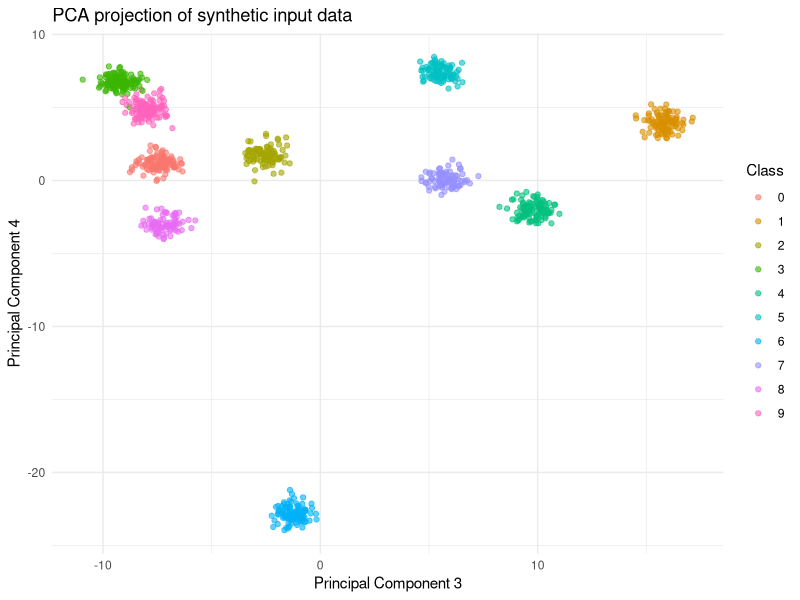
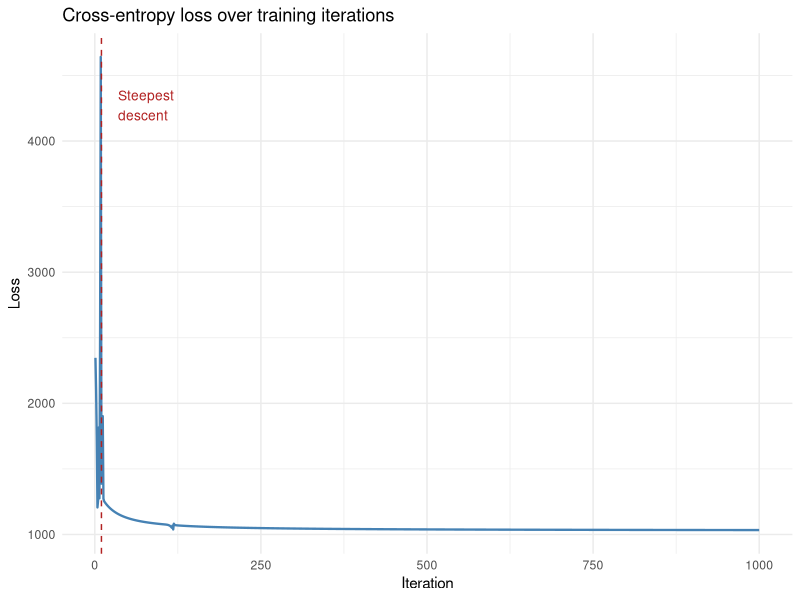
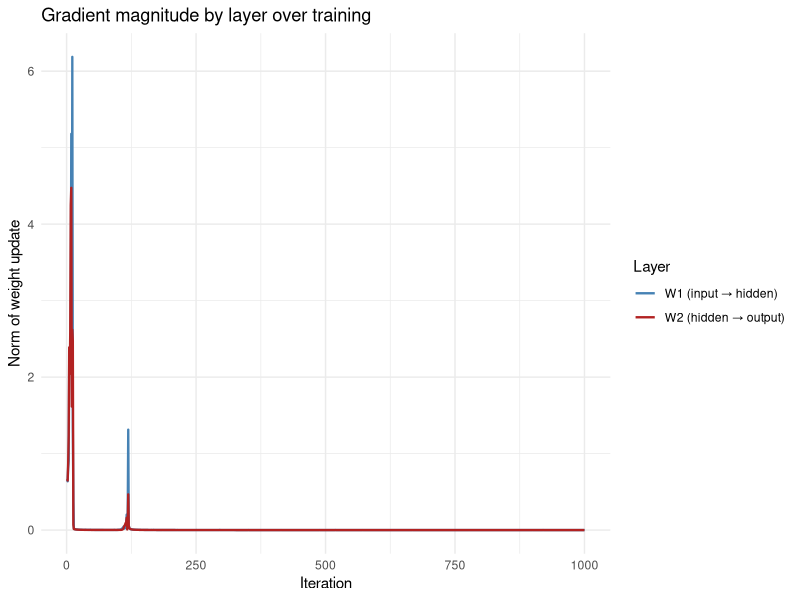
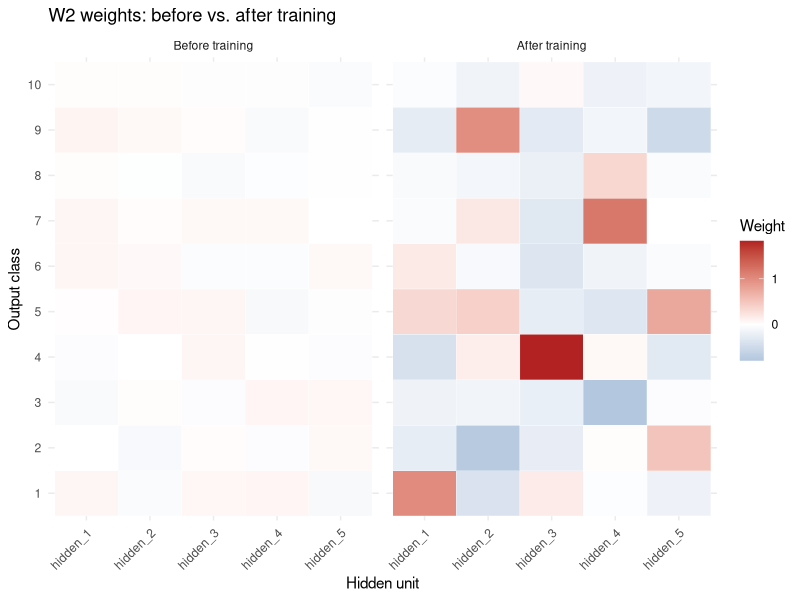
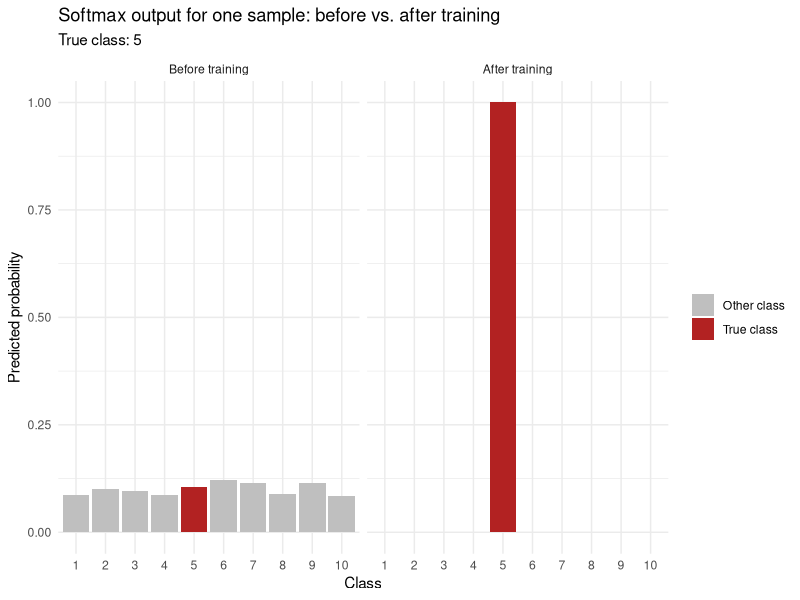
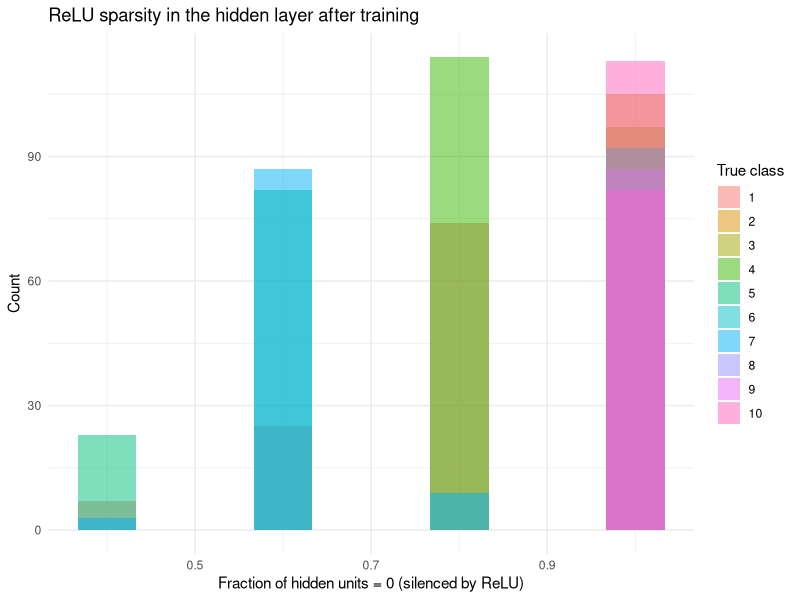

Here is the R script that generated these plots, in order:
## ---- chunk 1
library(tidyverse)
## ---- chunk 2
generate_synthetic_data <- function(n_samples = 1000,
                                    input_dim = 10,
                                    n_classes = 5,
                                    noise_sd = 0.1) {
  centroids <- matrix(
    rnorm(n_classes * input_dim, mean = 0, sd = 1),
    nrow = n_classes, ncol = input_dim
  )

  class_ids <- sample(0:(n_classes - 1), n_samples, replace = TRUE)

  X <- centroids[class_ids + 1, ] +
    matrix(rnorm(n_samples * input_dim, 0, noise_sd), n_samples, input_dim)

  Y <- matrix(0, nrow = n_samples, ncol = n_classes)
  Y[cbind(seq_len(n_samples), class_ids + 1)] <- 1

  list(X = X, Y = Y)
}
## ---- chunk 3
k <- 784   # input dimension
n <- 1000  # samples
j <- 10    # classes

set.seed(42)
synth <- generate_synthetic_data(
  n_samples  = n,
  input_dim  = k,
  n_classes  = j,
  noise_sd   = 0.5
)

X <- synth$X
Y <- synth$Y
## ---- chunk 4
labels <- apply(Y, 1, function(row) which(row == 1) - 1)

prcomp(X, center = TRUE, scale. = TRUE)$x[, 3:4] %>%
  as_tibble(.name_repair = "minimal") %>%
  set_names(c("PC3", "PC4")) %>%
  mutate(class = as.factor(labels)) %>%
  ggplot(aes(x = PC3, y = PC4, color = class)) +
  geom_point(alpha = 0.6, size = 1.5) +
  labs(
    title = "PCA projection of synthetic input data",
    x = "Principal Component 3",
    y = "Principal Component 4",
    color = "Class"
  ) +
  theme_minimal()
## ---- chunk 5
initialize_network <- function(input_dim = k, hidden_dim = 5, output_dim = j) {
  list(
    W1 = matrix(runif(hidden_dim * input_dim, -0.1, 0.1), nrow = hidden_dim),
    b1 = rep(0, hidden_dim),
    W2 = matrix(runif(output_dim * hidden_dim, -0.1, 0.1), nrow = output_dim),
    b2 = rep(0, output_dim)
  )
}

network_init <- initialize_network()
## ---- chunk 6
softmax <- function(z) {
  exp_z <- exp(z - apply(z, 1, max))
  exp_z / rowSums(exp_z)
}

backprop_step <- function(X, Y, network, lr = 0.1) {
  n_samples <- nrow(X)

  W1 <- network$W1
  b1 <- network$b1
  W2 <- network$W2
  b2 <- network$b2

  # --- FORWARD PASS ---
  Z1 <- X %*% t(W1) + matrix(rep(b1, each = n_samples), nrow = n_samples)
  A1 <- pmax(0, Z1)
  A1 <- matrix(A1, n_samples, nrow(W1))

  Z2    <- A1 %*% t(W2) + matrix(rep(b2, each = n_samples), nrow = n_samples)
  Y_hat <- softmax(Z2)
  loss  <- -sum(Y * log(Y_hat + 1e-12))

  # --- BACKWARD PASS ---
  dZ2 <- (Y_hat - Y) / n_samples #Rate of change of y wrt to Z2
  dW2 <- t(dZ2) %*% A1 # Rate of change of W2 wrt to output function
  db2 <- colSums(dZ2) ## biases changes are sumes of changes in Z2s

  dA1       <- dZ2 %*% W2 ## Rate of change of activiation function
  dZ1       <- dA1 ## Same wrt to activiation
  dZ1[Z1 <= 0] <- 0 ## Pass backward through the Relu function

  dW1 <- t(dZ1) %*% X # rate of change of Wa wrt to X
  db1 <- colSums(dZ1) # biases changes are sumes of changes in Z2s

  list(
    network = list(
      W1 = W1 - lr * dW1,
      b1 = b1 - lr * db1,
      W2 = W2 - lr * dW2,
      b2 = b2 - lr * db2
    ),
    prediction = Y_hat,
    loss       = loss,
    dW1_norm   = norm(dW1, "F"),
    dW2_norm   = norm(dW2, "F")
  )
}
## ---- chunk 7
training_history <- accumulate(
  1:1000,
  function(state, i) backprop_step(X, Y, state$network, lr = 0.5),
  .init = list(network = network_init, loss = NA, dW1_norm = NA, dW2_norm = NA)
)

# Extract scalar history into a tidy data frame (drop .init step at index 1)
history_df <- training_history[-1] %>%
  map_dfr(~ tibble(loss = .x$loss,
                   dW1_norm = .x$dW1_norm,
                   dW2_norm = .x$dW2_norm)) %>%
  mutate(iteration = row_number())

# Trained network is the final state
network_trained <- training_history[[1001]]$network
## ---- chunk 8
steepest <- history_df %>%
  mutate(loss_drop = loss - lag(loss)) %>%
  slice_min(loss_drop, n = 1) %>%
  pull(iteration)

history_df %>%
  ggplot(aes(x = iteration, y = loss)) +
  geom_line(color = "steelblue", linewidth = 0.8) +
  geom_vline(xintercept = steepest, linetype = "dashed", color = "firebrick") +
  annotate("text",
           x     = steepest + 25,
           y     = max(history_df$loss) * 0.92,
           label = "Steepest\ndescent",
           color = "firebrick", size = 3.5, hjust = 0) +
  labs(
    title = "Cross-entropy loss over training iterations",
    x     = "Iteration",
    y     = "Loss"
  ) +
  theme_minimal()
## ---- chunk 9
history_df %>%
  pivot_longer(c(dW1_norm, dW2_norm),
               names_to  = "layer",
               values_to = "grad_norm") %>%
  mutate(layer = recode(layer,
                        dW1_norm = "W1 (input → hidden)",
                        dW2_norm = "W2 (hidden → output)")) %>%
  ggplot(aes(x = iteration, y = grad_norm, color = layer)) +
  geom_line(linewidth = 0.8) +
  scale_color_manual(values = c(
    "W1 (input → hidden)"    = "steelblue",
    "W2 (hidden → output)"   = "firebrick"
  )) +
  labs(
    title = "Gradient magnitude by layer over training",
    x     = "Iteration",
    y     = "Norm of weight update",
    color = "Layer"
  ) +
  theme_minimal()
## ---- chunk 10
tidy_W2 <- function(net, label) {
  net$W2 %>%
    as_tibble(.name_repair = "minimal") %>%
    set_names(str_c("hidden_", seq_len(ncol(.)))) %>%
    mutate(output_class = row_number(), phase = label) %>%
    pivot_longer(-c(output_class, phase),
                 names_to  = "hidden_unit",
                 values_to = "weight")
}

bind_rows(
  tidy_W2(network_init,    "Before training"),
  tidy_W2(network_trained, "After training")
) %>%
  mutate(phase = fct_inorder(phase)) %>%
  ggplot(aes(x = hidden_unit, y = factor(output_class), fill = weight)) +
  geom_tile(color = "white") +
  scale_fill_gradient2(low = "steelblue", mid = "white", high = "firebrick",
                       midpoint = 0) +
  facet_wrap(~phase) +
  labs(
    title = "W2 weights: before vs. after training",
    x     = "Hidden unit",
    y     = "Output class",
    fill  = "Weight"
  ) +
  theme_minimal() +
  theme(axis.text.x = element_text(angle = 45, hjust = 1))
## ---- chunk 11
forward_probs <- function(net, x) {
  z1 <- net$W1 %*% x + net$b1
  a1 <- pmax(0, z1)
  z2 <- net$W2 %*% a1 + net$b2
  ez <- exp(z2 - max(z2))
  as.vector(ez / sum(ez))
}

sample_idx <- 1
x_sample   <- synth$X[sample_idx, ]
true_class  <- which(synth$Y[sample_idx, ] == 1)

bind_rows(
  tibble(class = 1:j,
         prob  = forward_probs(network_init, x_sample),
         phase = "Before training"),
  tibble(class = 1:j,
         prob  = forward_probs(network_trained, x_sample),
         phase = "After training")
) %>%
  mutate(
    phase   = fct_inorder(phase),
    correct = class == true_class
  ) %>%
  ggplot(aes(x = factor(class), y = prob, fill = correct)) +
  geom_col() +
  scale_fill_manual(values = c("FALSE" = "grey75", "TRUE" = "firebrick"),
                    labels  = c("Other class", "True class")) +
  facet_wrap(~phase) +
  labs(
    title    = "Softmax output for one sample: before vs. after training",
    subtitle = paste("True class:", true_class),
    x        = "Class",
    y        = "Predicted probability",
    fill     = NULL
  ) +
  theme_minimal()
## ---- chunk 12
relu_sparsity <- function(net, X) {
  Z1 <- X %*% t(net$W1) +
    matrix(rep(net$b1, each = nrow(X)), nrow = nrow(X))
  A1 <- pmax(Z1,0)
  rowMeans(A1 == 0)
}

tibble(
  sparsity = relu_sparsity(network_trained, synth$X),
  class    = factor(apply(synth$Y, 1, which.max))
) %>%
  ggplot(aes(x = sparsity, fill = class)) +
  geom_histogram(bins = 10, position = "identity", alpha = 0.5) +
  labs(
    title = "ReLU sparsity in the hidden layer after training",
    x     = "Fraction of hidden units = 0 (silenced by ReLU)",
    y     = "Count",
    fill  = "True class"
  ) +
  theme_minimal()
